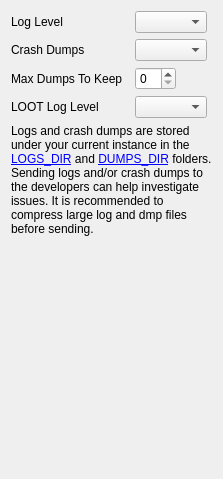
     <widget class="QWidget" name="diagnosticsTab">
      <attribute name="title">
       <string>Diagnostics</string>
      </attribute>
      <layout class="QGridLayout" name="gridLayout_4">
       <item row="3" column="0">
        <spacer name="verticalSpacer_10">
         <property name="orientation">
          <enum>Qt::Vertical</enum>
         </property>
         <property name="sizeType">
          <enum>QSizePolicy::Expanding</enum>
         </property>
         <property name="sizeHint" stdset="0">
          <size>
           <width>20</width>
           <height>232</height>
          </size>
         </property>
        </spacer>
       </item>
       <item row="2" column="0">
        <widget class="LinkLabel" name="diagnosticsExplainedLabel">
         <property name="toolTip">
          <string>Hint: right click link and copy link location</string>
         </property>
         <property name="text">
          <string>
                            Logs and crash dumps are stored under your current instance in the &lt;a href=&quot;LOGS_FULL_PATH&quot;&gt;LOGS_DIR&lt;/a&gt;
                            and &lt;a href=&quot;DUMPS_FULL_PATH&quot;&gt;DUMPS_DIR&lt;/a&gt; folders.
                            Sending logs and/or crash dumps to the developers can help investigate issues.
                            It is recommended to compress large log and dmp files before sending.
                        </string>
         </property>
         <property name="wordWrap">
          <bool>true</bool>
         </property>
         <property name="openExternalLinks">
          <bool>true</bool>
         </property>
        </widget>
       </item>
       <item row="0" column="0">
        <layout class="QFormLayout" name="formLayout_5">
         <property name="fieldGrowthPolicy">
          <enum>QFormLayout::ExpandingFieldsGrow</enum>
         </property>
         <property name="horizontalSpacing">
          <number>12</number>
         </property>
         <item row="0" column="0">
          <widget class="QLabel" name="label_12">
           <property name="text">
            <string>Log Level</string>
           </property>
          </widget>
         </item>
         <item row="0" column="1">
          <widget class="QComboBox" name="logLevelBox">
           <property name="toolTip">
            <string>Decides the amount of data printed to &quot;ModOrganizer.log&quot;</string>
           </property>
           <property name="whatsThis">
            <string>
                                    Decides the amount of data printed to &quot;ModOrganizer.log&quot;.
                                    &quot;Debug&quot; produces very useful information for finding problems. There is usually no noteworthy performance impact but the file may become rather large. If this is a problem you may prefer the &quot;Info&quot; level for regular use. On the &quot;Error&quot; level the log file usually remains empty.
                                </string>
           </property>
          </widget>
         </item>
         <item row="1" column="0">
          <widget class="QLabel" name="label_27">
           <property name="text">
            <string>Crash Dumps</string>
           </property>
          </widget>
         </item>
         <item row="1" column="1">
          <widget class="QComboBox" name="dumpsTypeBox">
           <property name="toolTip">
            <string>Decides which type of crash dumps are collected when injected processes crash.</string>
           </property>
           <property name="whatsThis">
            <string>
                                    Decides which type of crash dumps are collected when injected processes crash.
                                    &quot;None&quot; Disables the generation of crash dumps by MO.
                                    &quot;Mini&quot; Default level which generates small dumps (only stack traces).
                                    &quot;Data&quot; Much larger dumps with additional information which may be need (also data segments).
                                    &quot;Full&quot; Even larger dumps with a full memory dump of the process.
                                </string>
           </property>
          </widget>
         </item>
         <item row="2" column="0">
          <widget class="QLabel" name="label_28">
           <property name="text">
            <string>Max Dumps To Keep</string>
           </property>
          </widget>
         </item>
         <item row="2" column="1">
          <widget class="QSpinBox" name="dumpsMaxEdit">
           <property name="toolTip">
            <string>Maximum number of crash dumps to keep on disk. Use 0 for unlimited.</string>
           </property>
           <property name="whatsThis">
            <string>
                                    Maximum number of crash dumps to keep on disk. Use 0 for unlimited.
                                    Set &quot;Crash Dumps&quot; above to None to disable crash dump collection.
                                </string>
           </property>
          </widget>
         </item>
         <item row="3" column="0">
          <widget class="QLabel" name="label_32">
           <property name="text">
            <string>LOOT Log Level</string>
           </property>
          </widget>
         </item>
         <item row="3" column="1">
          <widget class="QComboBox" name="lootLogLevel"/>
         </item>
        </layout>
       </item>
      </layout>
     </widget>
